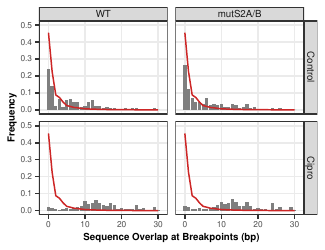

This chart was generated by the following R code:
library(tidyverse)

overlap = read.table("overlap_freq.mito.txt", header=TRUE)

overlap$Genotype = factor(overlap$Genotype, levels = c("WT", "mutS2A/B"))
overlap$Treatment = factor(overlap$Treatment, levels = c("Control", "Cipro"))

ggplot(data=overlap, aes(x=Overlap, y=Frequency)) +
  geom_bar(stat="identity", fill="gray50") +
  geom_line(data=overlap,aes(y=Simulation), color="firebrick3") +
  facet_grid(Treatment ~ Genotype) +
  theme_bw() +
  xlim(c(-1,31)) +
  ylim(c(0,.5)) +
  xlab ("Sequence Overlap at Breakpoints (bp)") +
  theme(panel.grid.minor = element_blank(), axis.title = element_text(size=7, face="bold"), axis.text = element_text(size=6), strip.text = element_text(size=7, margin = margin(t = 1.5, b = 1.5, l = 1.5, r = 1.5)))

ggsave ("Overlap_plot.mito.pdf", width=3.25, height=2.5)